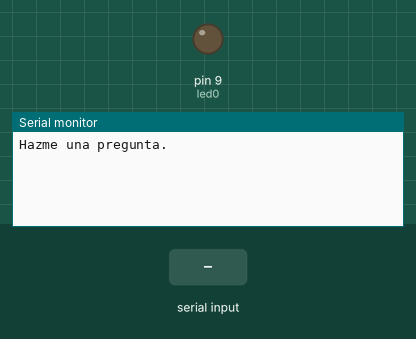
Recording of a sketch running on a simulated Arduino Uno, built with avr-gcc and run on an emulated ATmega328P. Parts: output pins drawn as LEDs (lit = HIGH), the last lines printed to the serial monitor. The test bench sets the inputs (shaded band). Random numbers use the default seed unless the sketch sets one.

Above: at 1.2 s.
1.3 s: "1\n" received over Serial
At 1.8 s:
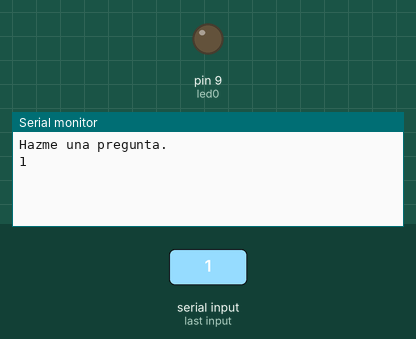
At 3.8 s:
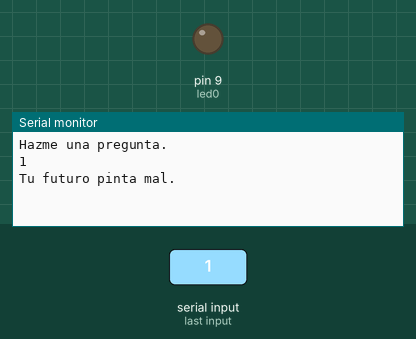

Measured:
- after the input at 1.3 s, the serial monitor: prints a new line at once (image 1)

The sketch:

Oraculo-init.ino
```cpp
////////// VARIABLES Y CONSTANTES //////////
int numRandom;
const int led0 = 9;
String miPregunta;
String t0 = "Tu futuro es impredecible, pero parece feliz.";
String t1 = "Tu futuro pinta mal.";

//////////// MI SETUP /////////////
void setup() {

  Serial.begin(9600);
  pinMode(led0, OUTPUT);
  if (Serial) {
    Serial.println("Hazme una pregunta.");
  }
}


//////////// MI LOOP /////////////
void loop() {

  if (Serial.available() > 0) {

    miPregunta = Serial.readStringUntil('\n');  // '\n' - nueva línea,  '\r' Retorno al inicio,  't\' Tabulador
    Serial.println(miPregunta);
    delay(1000);
    numRandom = random(0, 2);

    if (numRandom == 0) {
      Serial.println(t0);
      delay(250);
      digitalWrite(led0, HIGH);
      delay(500);
      digitalWrite(led0, LOW);
      delay(500);
    }

    if (numRandom == 1) {
      Serial.println(t1);
      delay(250);
    }
  }
}
```
